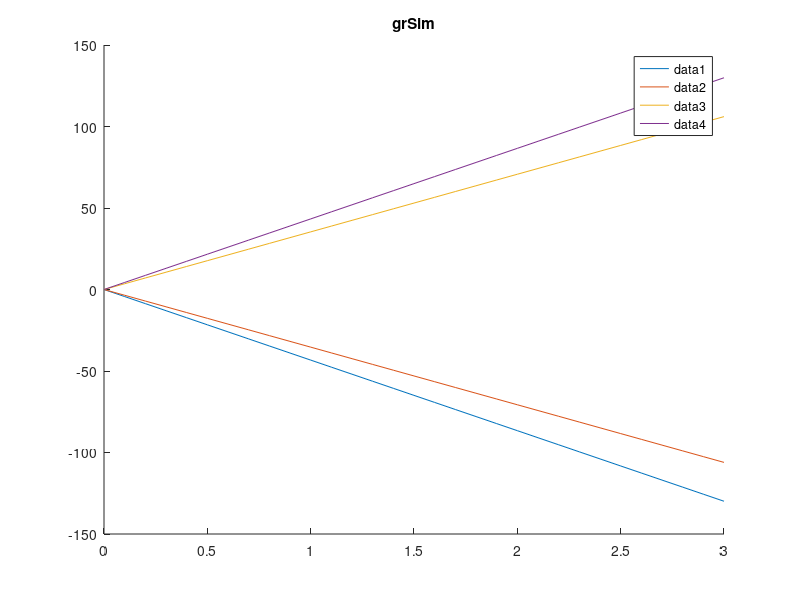
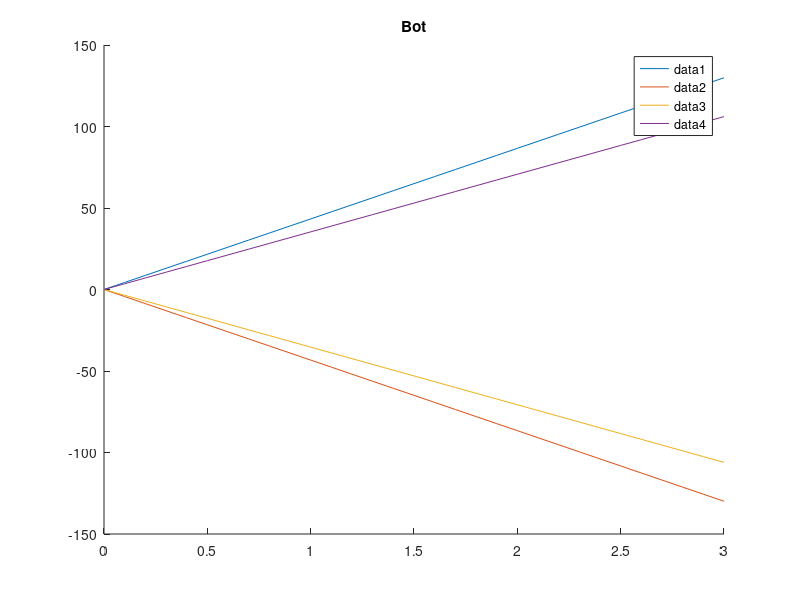
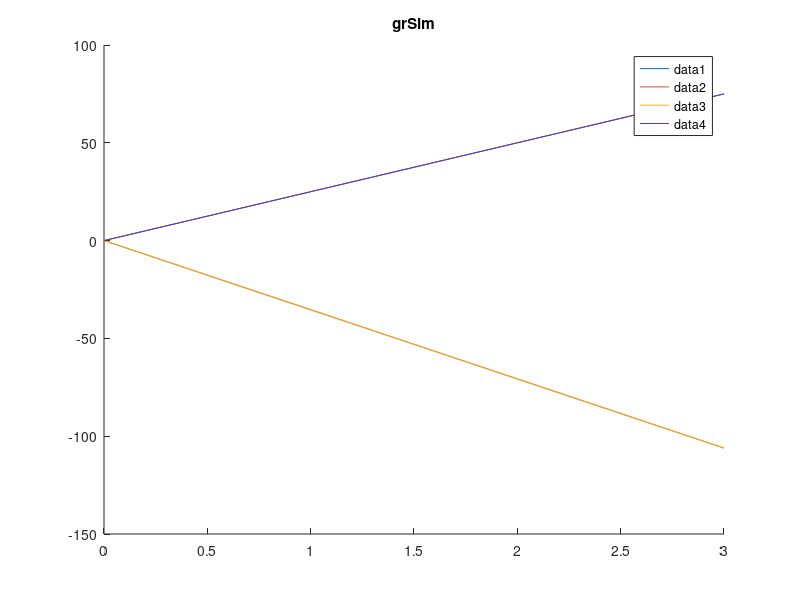
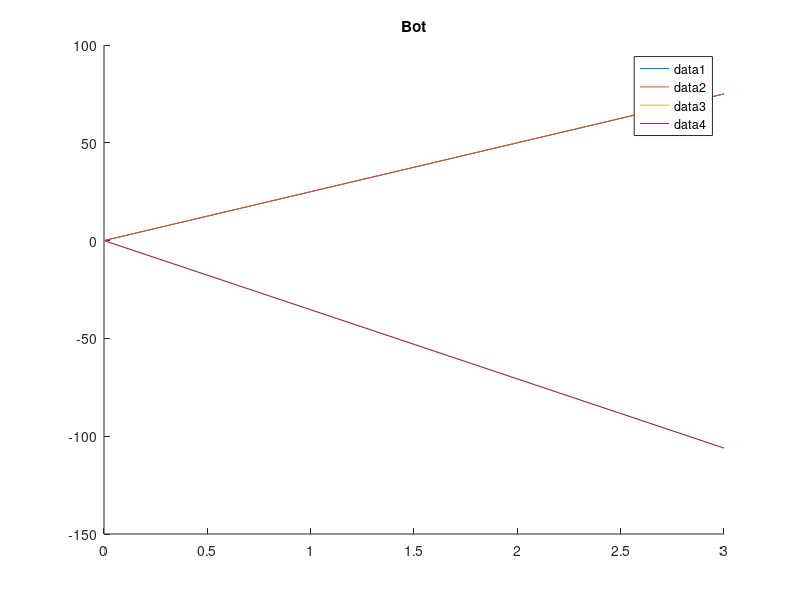

Recreate these plots in MATLAB, in order.
function wheelmotion()
	global botRadius;
	botRadius = 0.072; % 0.09
	global wheelRadius;
	wheelRadius = 0.02; % 0.024
	global numWheels;
	numWheels = 4;

	alpha = degToRad(60);
	beta = degToRad(45);
	theta = abToThetaGrSim(alpha,beta);
	%theta = abToThetaBot(alpha,beta);
	
	VX = 0:0.1:3;
	i=1;
	DWG = zeros(length(VX),numWheels);
	DWB = zeros(length(VX),numWheels);
	for vx = VX
		theta = abToThetaGrSim(alpha,beta);
		DWG(i,1:numWheels) = wheelSpeedGrSim([vx;0;0],theta);
		theta = abToThetaBot(alpha,beta);
		DWB(i,1:numWheels) = wheelSpeedGrSim([vx;0;0],theta);
		i=i+1;
	end
	doPlot(1,VX,DWG,DWB);
	dwg_x = DWG(end,1:4)
	dwb_x = DWB(end,1:4)

	VY = 0:0.1:3;
	i=1;
	DWG = zeros(length(VY),numWheels);
	DWB = zeros(length(VY),numWheels);
	for vy = VY
		theta = abToThetaGrSim(alpha,beta);
		DWG(i,1:numWheels) = wheelSpeedGrSim([0;vy;0],theta);
		theta = abToThetaBot(alpha,beta);
		DWB(i,1:numWheels) = wheelSpeedGrSim([0;vy;0],theta);
		i=i+1;
	end
	doPlot(3,VY,DWG,DWB);
	dwg_y = DWG(end,1:4)
	dwb_y = DWB(end,1:4)
end

function doPlot(i,X,Y1,Y2)
	figure(i);
	clf;
	hold all;
	plot(X,Y1);
	legend('show');
	title('grSim');

	figure(i+1);
	clf;
	hold all;
	plot(X,Y2);
	legend('show');
	title('Bot');
end

function a = degToRad(b)
	a = b * pi / 180.0;
end

function theta = abToThetaBot(alpha, beta)
	% 30 150 225 315
	%theta = [ 2*pi-beta ; alpha ; pi-alpha ; pi + beta ];
	theta = [ 2*pi-alpha ; alpha ; pi-beta ; pi + beta ];
end

function theta = abToThetaGrSim(alpha, beta)
	% 60 135 225 300 (a=60, b=45
	theta = [ alpha ; pi-beta ; pi + beta ; 2*pi-alpha ];
end

function outM = wheelSpeedBot(outXYW,theta)
	global botRadius;
	global wheelRadius;
	forceXYW2Motor = [-sin(theta),cos(theta),ones(4,1) * 1.0/botRadius];
	outM = forceXYW2Motor * outXYW * wheelRadius * (1/11.76470588235294) * 1.2;
end

function outM = wheelSpeedGrSim(outXYW, theta)
	global botRadius;
	global wheelRadius;
	forceXYW2Motor = [-sin(theta),cos(theta),ones(4,1) * 1.0/botRadius];
	outM = forceXYW2Motor * outXYW * (1/wheelRadius);
end
	
